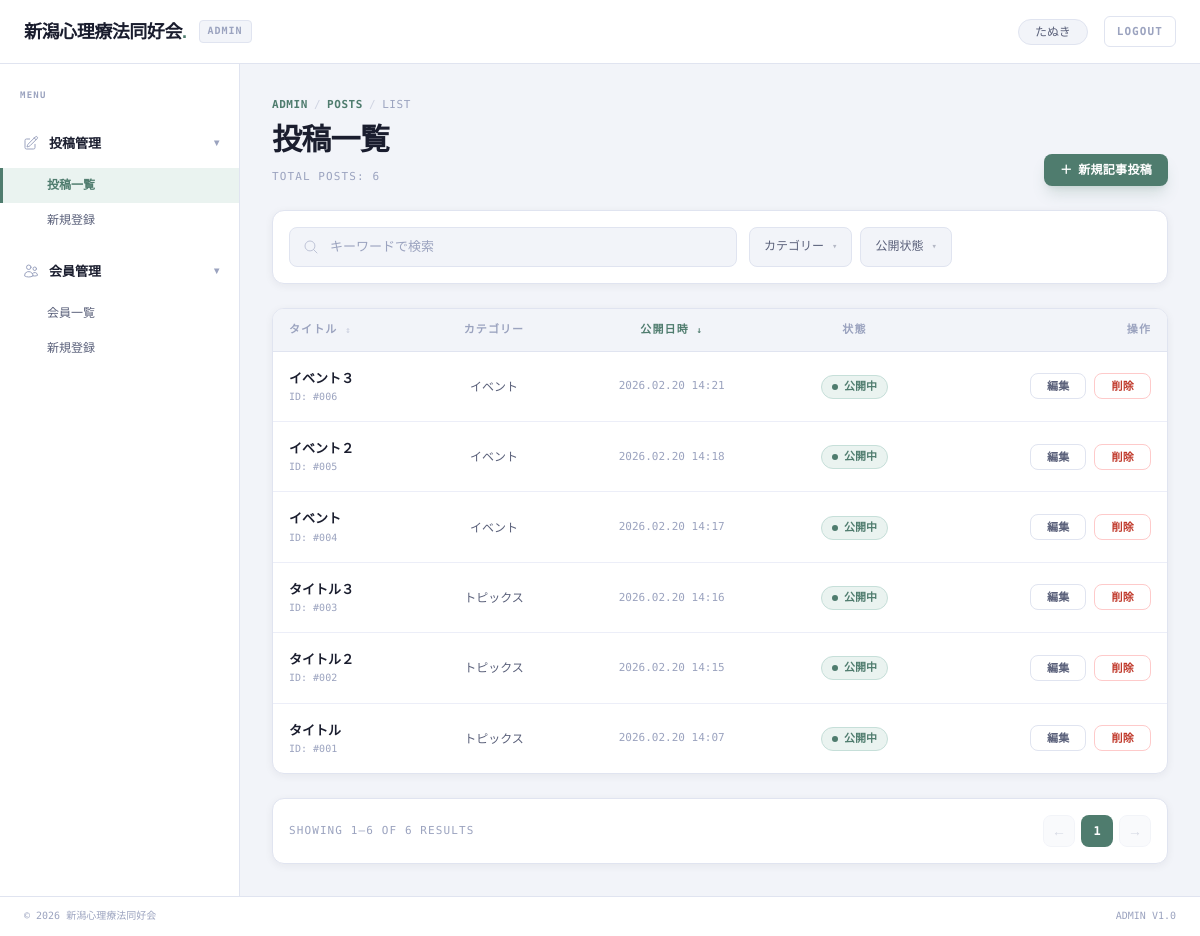
The app's page /admin/posts (signed in) with its own data.
### app/models.py (models this page shows, shortened)
class User(db.Model, UserMixin):
    __tablename__ = 'users'
    id = db.Column(db.Integer, primary_key=True, autoincrement=True)
    name = db.Column(db.Text, nullable=False)
    display_name = db.Column(db.Text, nullable=True)
    email = db.Column(db.Text, nullable=False, unique=True)
    password_hash = db.Column(db.Text, nullable=False)
    role = db.Column(db.Text, nullable=False, default='member')
    profile = db.Column(db.Text)
    created_at = db.Column(db.DateTime, default=datetime.utcnow)
    updated_at = db.Column(db.DateTime, default=datetime.utcnow, onupdate=datetime.utcnow)
    posts = db.relationship('Post', backref='author', lazy=True)
    comments = db.relationship('Comment', backref='user', lazy=True)
    @property
    def display_name_or_name(self):
        if self.display_name and self.display_name.strip():
            return self.display_name.strip()
        return self.name

class Post(db.Model):
    __tablename__ = 'posts'
    id = db.Column(db.Integer, primary_key=True, autoincrement=True)
    user_id = db.Column(db.Integer, db.ForeignKey('users.id'), nullable=False)
    category_id = db.Column(db.Integer, db.ForeignKey('categories.id'), nullable=False)
    title = db.Column(db.Text, nullable=False)
    content = db.Column(db.Text, nullable=False)
    published_at = db.Column(db.DateTime, default=datetime.utcnow)
    event_date = db.Column(db.DateTime, nullable=True)
    eyecatch_img = db.Column(db.Text)
    created_at = db.Column(db.DateTime, default=datetime.utcnow)
    updated_at = db.Column(db.DateTime, default=datetime.utcnow, onupdate=datetime.utcnow)
    comments = db.relationship('Comment', backref='post', lazy=True)

class Category(db.Model):
    __tablename__ = 'categories'
    id = db.Column(db.Integer, primary_key=True, autoincrement=True)
    name = db.Column(db.Text, nullable=False)
    slug = db.Column(db.Text, nullable=False, unique=True)
    created_at = db.Column(db.DateTime, default=datetime.utcnow)
    posts = db.relationship('Post', backref='category', lazy=True)

### app/blueprints/admin/routes.py (the view)
@admin_bp.route('/posts')
@login_required
def post_list():
    page = request.args.get('page', 1, type=int)
    q = request.args.get('q', '')
    query = Post.query
    if q:
        query = query.filter(Post.title.contains(q))
    pagination = query.order_by(Post.published_at.desc()).paginate(page=page, per_page=10, error_out=False)
    posts = pagination.items
    if ZoneInfo:
        now_jst = datetime.now(ZoneInfo('Asia/Tokyo')).replace(tzinfo=None)
    else:
        now_jst = datetime.utcnow() + timedelta(hours=9)
    return render_template('admin/post_list.html',
                         title='記事管理',
                         posts=posts,
                         pagination=pagination,
                         q=q,
                         now=now_jst)

### app/blueprints/admin/templates/admin/post_list.html (shortened to what this page needs)
{% extends "admin/admin_base.html" %}
{% set active_menu = 'post_list' %}
{% block main_content %}
<div class="flex flex-col md:flex-row md:items-end justify-between gap-4">
    <div class="flex flex-col gap-2">
        <div class="flex items-center gap-1.5 text-[11px] font-mono-dm text-custom-text-muted uppercase tracking-wider">
            <span class="text-custom-accent font-bold">Admin</span>
            <span class="opacity-40">/</span>
            <span class="text-custom-accent font-bold">Posts</span>
            <span class="opacity-40">/</span>
            <span>List</span>
        </div>
        <h1 class="text-2xl md:text-3xl font-header-sans font-bold text-custom-text-primary tracking-tight">
            投稿一覧</h1>
        <div class="text-[11px] font-mono-dm text-custom-text-muted uppercase tracking-widest mt-0.5">Total
            Posts: {{ pagination.total }}</div>
    </div>
    <a href="{{ url_for('admin.create_post') }}" class="btn-admin-primary w-full md:w-auto justify-center">
        <span>＋</span> 新規記事投稿
    </a>
</div>
<div
    class="bg-white border border-custom-border rounded-custom p-4 shadow-custom-sm flex flex-col sm:flex-row sm:items-center gap-3">
    <form action="{{ url_for('admin.post_list') }}" method="GET" class="relative flex-1 w-full sm:max-w-md">
        <span class="absolute left-3.5 top-1/2 -translate-y-1/2 text-custom-text-muted opacity-60">
            <svg xmlns="http://www.w3.org/2000/svg" fill="none" viewBox="0 0 24 24" stroke-width="1.5"
                stroke="currentColor" class="w-4 h-4">
                <path stroke-linecap="round" stroke-linejoin="round"
                    d="m21 21-5.197-5.197m0 0A7.5 7.5 0 1 0 5.196 5.196a7.5 7.5 0 0 0 10.607 10.607Z" />
            </svg>
        </span>
        <input type="text" name="q" value="{{ q }}" placeholder="キーワードで検索" class="input-admin pl-10">
    </form>
    <div class="flex gap-2">
        <div
            class="flex-1 sm:flex-none flex items-center justify-between gap-2 px-3.5 h-10 bg-custom-surface-2 border border-custom-border rounded-lg text-[12px] font-mono-dm text-custom-text-secondary cursor-pointer hover:bg-custom-surface-3 transition-colors">
            カテゴリー <span class="text-[9px] opacity-40">▾</span>
        </div>
        <div
            class="flex-1 sm:flex-none flex items-center justify-between gap-2 px-3.5 h-10 bg-custom-surface-2 border border-custom-border rounded-lg text-[12px] font-mono-dm text-custom-text-secondary cursor-pointer hover:bg-custom-surface-3 transition-colors">
            公開状態 <span class="text-[9px] opacity-40">▾</span>
        </div>
    </div>
</div>
<div class="bg-white border border-custom-border rounded-custom shadow-custom-sm overflow-x-auto w-full">
    <table class="w-full text-left border-collapse min-w-[800px]">
        <thead class="bg-custom-surface-2 border-b border-custom-border">
            <tr>
                <th
                    class="px-4 py-3 text-[11px] font-bold text-custom-text-muted font-mono-dm uppercase tracking-widest">
                    タイトル <span class="text-[9px] opacity-40">↕</span></th>
                <th
                    class="px-4 py-3 text-[11px] font-bold text-custom-text-muted font-mono-dm uppercase tracking-widest text-center">
                    カテゴリー</th>
                <th
                    class="px-4 py-3 text-[11px] font-bold text-custom-accent font-mono-dm uppercase tracking-widest text-center">
                    公開日時 <span class="text-[9px]">↓</span></th>
                <th
                    class="px-4 py-3 text-[11px] font-bold text-custom-text-muted font-mono-dm uppercase tracking-widest text-center">
                    状態</th>
                <th
                    class="px-4 py-3 text-[11px] font-bold text-custom-text-muted font-mono-dm uppercase tracking-widest text-right">
                    操作</th>
            </tr>
        </thead>
        <tbody class="divide-y divide-custom-border-light">
            {% for post in posts %}
            <tr class="hover:bg-custom-surface-2 transition-colors group">
                <td class="px-4 py-4">
                    <div class="font-bold text-custom-text-primary text-[13px] truncate max-w-[400px]">{{ post.title }}
                    </div>
                    <div class="text-[10px] font-mono-dm text-custom-text-muted">ID: #{{ "%03d"|format(post.id) }}</div>
                </td>
                <td class="px-4 py-4 text-center">
                    <span class="text-xs text-custom-text-secondary">
                        {{ post.category.name if post.category else '未分類' }}
                    </span>
                </td>
                <td class="px-4 py-4 text-center text-[11px] font-mono-dm text-custom-text-muted">
                    {{ post.published_at.strftime('%Y.%m.%d %H:%M') }}
                </td>
                <td class="px-4 py-4 text-center">
                    {% if post.published_at <= now %} <span class="status-badge-active">
                        <span class="w-1.5 h-1.5 rounded-full bg-current"></span>
                        公開中
                        </span>
                        {% else %}
                        <span
                            class="status-badge-inactive text-custom-accent bg-custom-accent/10 border-custom-accent/20">
                            <span class="w-1.5 h-1.5 rounded-full bg-current"></span>
                            予約済
                        </span>
                        {% endif %}
                </td>
                <td class="px-4 py-4">
                    <div class="flex justify-end gap-2 text-right">
                        <a href="{{ url_for('admin.edit_post', id=post.id) }}"
                            class="btn-admin-ghost py-1 text-[11px]">編集</a>
                        <form action="{{ url_for('admin.delete_post', id=post.id) }}" method="POST" class="inline"
                            onsubmit="return confirm('本当に削除しますか？');">
                            <button type="submit" class="btn-admin-danger py-1 text-[11px]">削除</button>
                        </form>
                    </div>
                </td>
            </tr>
            {% else %}
            <tr>
                <td colspan="5" class="px-4 py-12 text-center text-custom-text-muted font-mono-dm text-xs">
                    記事データが見つかりませんでした
                </td>
            </tr>
            {% endfor %}
        </tbody>
    </table>
</div>
<div
    class="bg-white border border-custom-border rounded-custom p-4 shadow-custom-sm flex flex-col md:flex-row items-center justify-between gap-4">
    <div class="text-[11px] font-mono-dm text-custom-text-muted uppercase tracking-widest order-2 md:order-1">
        SHOWING {{ pagination.first }}–{{ pagination.last }} OF {{ pagination.total }} RESULTS</div>
    <div class="flex items-center gap-1.5 order-1 md:order-2">
        {% if pagination.has_prev %}
        <a href="{{ url_for('admin.post_list', page=pagination.prev_num, q=q) }}"
            class="w-8 h-8 rounded-lg bg-custom-surface-2 border border-custom-border text-custom-text-secondary flex items-center justify-center hover:bg-custom-surface-3 transition-colors">←</a>
        {% else %}
        <span
            class="w-8 h-8 rounded-lg bg-custom-surface-2 border border-custom-border text-custom-text-muted opacity-40 flex items-center justify-center cursor-not-allowed">←</span>
        {% endif %}
        {% for page_num in pagination.iter_pages(left_edge=1, right_edge=1, left_current=1, right_current=2) %}
        {% if page_num %}
        {% if page_num == pagination.page %}
        <span
            class="w-8 h-8 rounded-lg bg-custom-accent text-white font-bold font-mono-dm text-xs flex items-center justify-center">{{
            page_num }}</span>
        {% else %}
        <a href="{{ url_for('admin.post_list', page=page_num, q=q) }}"
            class="w-8 h-8 rounded-lg bg-custom-surface-2 border border-custom-border text-custom-text-secondary font-mono-dm text-xs flex items-center justify-center hover:bg-custom-surface-3 transition-colors">{{
            page_num }}</a>
        {% endif %}
        {% else %}
        <span class="px-1 text-custom-text-muted opacity-40">…</span>
        {% endif %}
        {% endfor %}
        {% if pagination.has_next %}
        <a href="{{ url_for('admin.post_list', page=pagination.next_num, q=q) }}"
            class="w-8 h-8 rounded-lg bg-custom-surface-2 border border-custom-border text-custom-text-secondary flex items-center justify-center hover:bg-custom-surface-3 transition-colors">→</a>
        {% else %}
        <span
            class="w-8 h-8 rounded-lg bg-custom-surface-2 border border-custom-border text-custom-text-muted opacity-40 flex items-center justify-center cursor-not-allowed">→</span>
        {% endif %}
    </div>
</div>
{% endblock %}

### app/blueprints/admin/templates/admin/admin_base.html (shortened to what this page needs)
<!DOCTYPE html>
<html lang="ja">
<head>
    <script src="https://cdn.tailwindcss.com"></script>
</head>
<body>
    <div class="grid grid-rows-[64px_1fr] md:grid-cols-[240px_1fr] min-h-screen relative w-full overflow-x-hidden">
        <header
            class="col-span-1 md:col-span-2 bg-white border-b border-custom-border flex items-center px-4 md:px-6 sticky top-0 z-50">
            <div class="font-header-sans font-bold text-lg text-custom-text-primary tracking-tight">
                新潟心理療法同好会<span class="text-custom-accent">.</span>
            </div>
            <div
                class="ml-2 md:ml-3 px-2 py-0.5 bg-custom-surface-2 border border-custom-border rounded text-[10px] font-bold text-custom-text-muted font-mono-dm uppercase tracking-widest">
                Admin
            </div>
            <div class="ml-auto flex items-center gap-2 md:gap-4">
                <div
                    class="hidden sm:flex items-center px-4 py-1 bg-custom-surface-2 border border-custom-border rounded-full">
                    <span class="text-xs font-medium text-custom-text-secondary">{{ current_user.display_name_or_name }}</span>
                </div>
                <a href="{{ url_for('auth.logout') }}"
                    class="text-[10px] md:text-[11px] font-mono-dm text-custom-text-muted border border-custom-border px-2.5 md:px-3 py-1.5 rounded-md bg-white hover:bg-custom-surface-2 transition-colors uppercase tracking-widest font-bold">
                    Logout
                </a>
            </div>
        </header>
        <aside id="sidebar"
            class="fixed md:static inset-y-0 left-0 w-[240px] bg-white border-r border-custom-border py-6 flex flex-col gap-1 overflow-y-auto z-50 -translate-x-full md:translate-x-0 transition-transform duration-300 ease-in-out shadow-custom md:shadow-none">
            <div class="px-5 mb-2 text-[9px] font-bold text-custom-text-muted uppercase tracking-[0.14em] font-mono-dm">
                Menu</div>
            <div
                class="sidebar-item font-semibold text-custom-text-primary flex justify-between items-center group mt-2">
                <div class="flex items-center gap-2.5">
                    <span class="text-custom-text-muted group-hover:text-custom-accent transition-colors">
                    </span>
                    <span>投稿管理</span>
                </div>
                <span
                    class="text-[10px] text-custom-text-muted group-hover:text-custom-text-primary transition-colors">▾</span>
            </div>
            <div class="flex flex-col">
                <a href="{{ url_for('admin.post_list') }}"
                    class="sidebar-sub-item {% if active_menu == 'post_list' %}active{% endif %}">投稿一覧</a>
                <a href="{{ url_for('admin.create_post') }}"
                    class="sidebar-sub-item {% if active_menu == 'post_new' %}active{% endif %}">新規登録</a>
            </div>
            <div
                class="sidebar-item font-semibold text-custom-text-primary flex justify-between items-center group mt-2">
                <div class="flex items-center gap-2.5">
                    <span class="text-custom-text-muted group-hover:text-custom-accent transition-colors">
                    </span>
                    <span>会員管理</span>
                </div>
                <span
                    class="text-[10px] text-custom-text-muted group-hover:text-custom-text-primary transition-colors">▾</span>
            </div>
            <div class="flex flex-col">
                <a href="{{ url_for('admin.admin_users') }}"
                    class="sidebar-sub-item {% if active_menu == 'user_list' %}active{% endif %}">会員一覧</a>
                <a href="{{ url_for('admin.admin_user_new') }}"
                    class="sidebar-sub-item {% if active_menu == 'user_new' %}active{% endif %}">新規登録</a>
            </div>
        </aside>
        <main class="p-4 md:p-8 flex flex-col gap-6 min-w-0">
            {% block main_content %}{% endblock %}
        </main>
        <footer
            class="md:col-span-2 h-10 bg-white border-t border-custom-border flex items-center justify-between px-6 text-[10px] text-custom-text-muted font-mono-dm shrink-0 sticky bottom-0 z-50">
            <span>© 2026 新潟心理療法同好会</span>
            <div class="hidden sm:flex gap-4">
                <span>ADMIN V1.0</span>
            </div>
        </footer>
    </div>
</body>
</html>

### records on screen
User: display_name_or_name "たぬき"
Post: title "イベント３", id "006", category "イベント", published_at "2026.02.20 14:21", shows "公開中"
Post: title "イベント２", id "005", category "イベント", published_at "2026.02.20 14:18", shows "公開中"
Post: title "イベント", id "004", category "イベント", published_at "2026.02.20 14:17", shows "公開中"
Post: title "タイトル３", id "003", category "トピックス", published_at "2026.02.20 14:16", shows "公開中"
Post: title "タイトル２", id "002", category "トピックス", published_at "2026.02.20 14:15", shows "公開中"
Post: title "タイトル", id "001", category "トピックス", published_at "2026.02.20 14:07", shows "公開中"

### other values on screen
{{ pagination.total }} "6"
{{ pagination.first }} "1"
{{ pagination.last }} "6"
{{ page_num }} "1"
